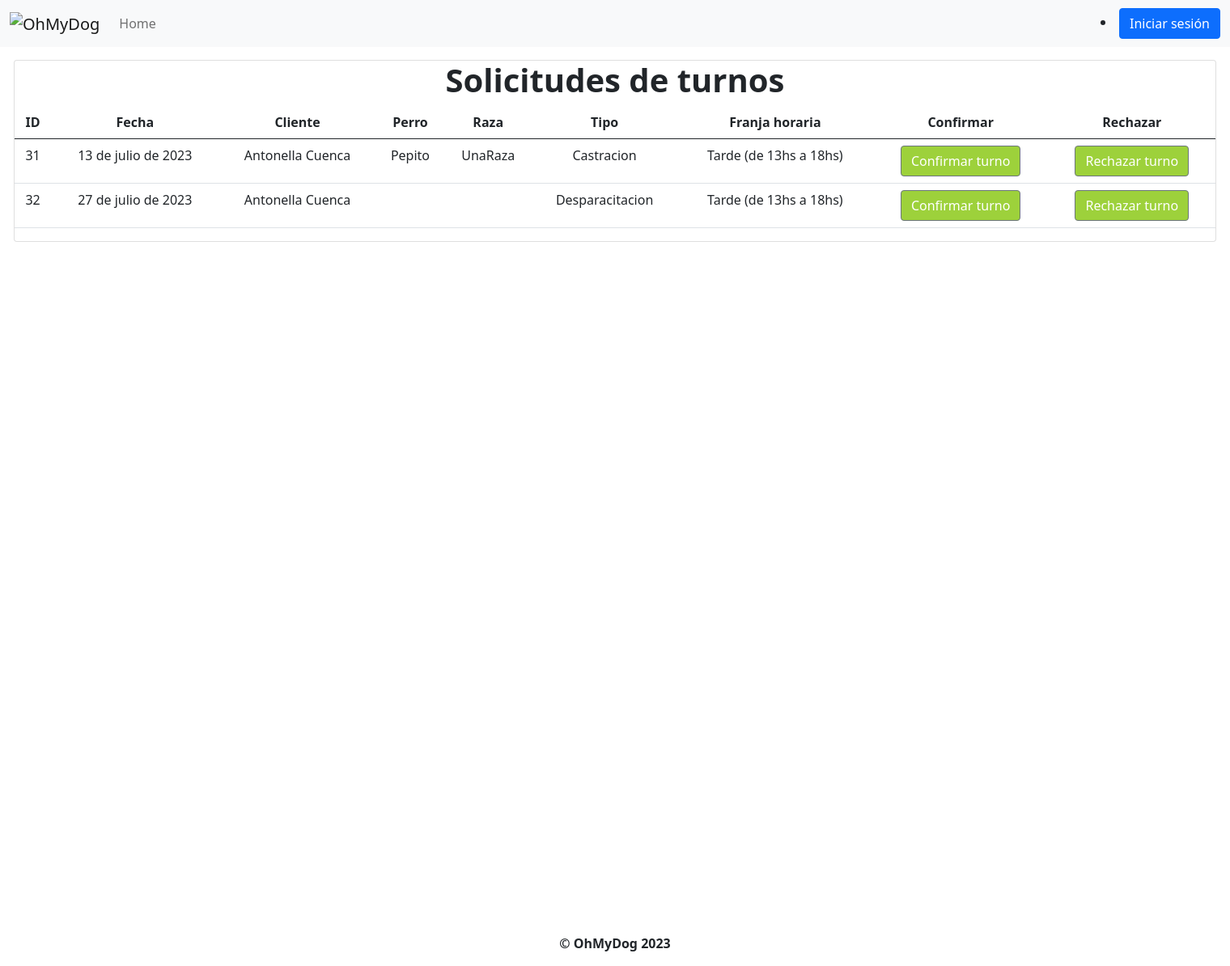
Page /solicitudes_de_turnos on the committed database.
### OhMyDog/modelos/turnos/turnos.py (models this page shows, shortened)
class Turno(models.Model):
    id = models.BigAutoField(primary_key=True)
    cliente = models.ForeignKey(
        Cliente, null=False, on_delete=models.CASCADE
    )
    perro = models.ForeignKey(
        Perro, null=True, on_delete=models.CASCADE
    )
    fecha_del_turno = models.DateField(null=False)
    fecha_de_solicitud = models.DateTimeField(null=False)
    franja_horaria = models.ForeignKey(
        FranjaHoraria, null=False, on_delete=models.CASCADE
    )
    tipo_atencion = models.ForeignKey(
        TipoDeAtencion, null=False, on_delete=models.CASCADE
    )
    estado = models.ForeignKey(EstadoDelTurno, null=False, on_delete=models.CASCADE)
    observaciones = models.TextField(null=True)

### OhMyDog/modelos/clientes/clientes.py (models this page shows, shortened)
class Cliente(models.Model):
    id = models.BigAutoField(primary_key=True)
    nombre = models.CharField(max_length=30)
    email = models.EmailField(max_length=30)
    telefono = models.CharField(max_length=20)
    habilitado = models.BooleanField(default=True)

### OhMyDog/modelos/perros/perros.py (models this page shows, shortened)
class Perro(models.Model):
    id = models.BigAutoField(primary_key=True)
    dueño = models.ForeignKey(
        Cliente, null=False, on_delete=models.CASCADE, related_name="perros"
    )
    nombre = models.CharField(max_length=35, blank=False)
    raza = models.CharField(max_length=255, blank=False)
    peso = models.DecimalField(blank=False, max_digits=5, decimal_places=2)
    descripcion = models.CharField(max_length=255)
    fecha_de_nacimiento = models.DateField(blank=False)
    sexos = [("M", "Macho"), ("H", "Hembra")]
    sexo = models.CharField(max_length=1, choices=sexos, blank=False)
    habilitado = models.BooleanField(default=True)
    tiene_castracion = models.BooleanField(default=False)

### OhMyDog/modelos/tiposDeAtenciones/tiposDeAtenciones.py (models this page shows, shortened)
class TipoDeAtencion(models.Model):
    class Meta:
        verbose_name_plural = "(LT) Tipos_atencion"
    id = models.BigAutoField(primary_key=True)
    nombre = models.CharField(max_length=30)

### OhMyDog/modelos/franjasHorarias/franjasHorarias.py (models this page shows, shortened)
class FranjaHoraria(models.Model):
    class Meta:
        verbose_name_plural = "(LT) Franjas_horarias"
    id = models.BigAutoField(primary_key=True)
    nombre = models.CharField(max_length=30)

### OhMyDog/views/turnos.py (the view)
# urls.py: path("solicitudes_de_turnos", solicitudes_de_turnos, name="solicitudes_de_turnos"),
def solicitudes_de_turnos(request):
    turnos_pendientes = filtrar_turnos_pendientes()
    context = {"solicitudes_de_turnos": turnos_pendientes}
    return render(request, "solicitudes_de_turnos.html", context)

### OhMyDog/modelos/turnos/__init__.py (called while the page is built)
def filtrar_turnos_pendientes():
    estado_pendiente = get_object_or_404(EstadoDelTurno, id=1)
    return Turno.objects.filter(estado=estado_pendiente)

### OhMyDog/templates/solicitudes_de_turnos.html (shortened to what this page needs)
{% extends 'layout.html' %}
{% block content %}
<div class="container containerPrincipal">
	<div class="card">
		<h1>Solicitudes de turnos</h1>
		<table class="table table-hover">
			<thead>
				<tr>
					<th scope="col">ID</th>
					<th scope="col">Fecha</th>
					<th scope="col">Cliente</th>
					<th scope="col">Perro</th>
					<th scope="col">Raza</th>
					<th scope="col">Tipo</th>
					<th scope="col">Franja horaria</th>
					<th scope="col">Confirmar</th>
					<th scope="col">Rechazar</th>
				</tr>
			</thead>
			<tbody>
				{% if solicitudes_de_turnos %}
				{% for turno in solicitudes_de_turnos %}
				<tr>
					<td>{{ turno.id }}</td>
					<td>{{ turno.fecha_del_turno }}</td>
					<td>{{ turno.cliente.nombre }}</td>
					<td>{{ turno.perro.nombre }}</td>
					<td>{{ turno.perro.raza }}</td>
					<td>{{ turno.tipo_atencion.nombre }}</td>
					<td>{{ turno.franja_horaria.nombre }}</td>
					<td>
						<button type="button" class="btn btn-secondary confirmar-turno"
							style="background-color: rgb(157, 209, 59)" data-bs-toggle="modal"
							data-bs-target="#confirmModal" data-id="{{ turno.id }}">Confirmar turno</button>
					</td>
					<td>
						<button type="button" class="btn btn-secondary rechazar-turno"
							style="background-color: rgb(157, 209, 59)" data-bs-toggle="modal"
							data-bs-target="#rechazarModal" data-id="{{ turno.id }}">Rechazar turno</button>
					</td>
				</tr>
				{% endfor %}
				{% else %}
				<tr>
					<td colspan="9">No se encontraron turnos pendientes</td>
				</tr>
				{% endif %}
			</tbody>
		</table>
	</div>
</div>
{% endblock %}

### OhMyDog/templates/layout.html (style rules this page uses)
h1 { font-weight: bold; }
.containerPrincipal { float: none; text-align: center; display: block; width: 1510px; max-width: 1980px; height: 1080px; }

### rows in the picture
Turno: id "31", fecha_del_turno "13 de julio de 2023", cliente.nombre "Antonella Cuenca", perro.nombre "Pepito", perro.raza "UnaRaza", tipo_atencion.nombre "Castracion", franja_horaria.nombre "Tarde (de 13hs a 18hs)"
Turno: id "32", fecha_del_turno "27 de julio de 2023", cliente.nombre "Antonella Cuenca", tipo_atencion.nombre "Desparacitacion", franja_horaria.nombre "Tarde (de 13hs a 18hs)"
